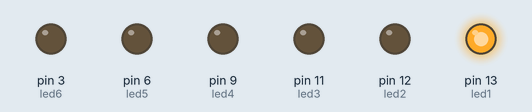
Simulated run of this sketch. Board: Arduino Uno, built with avr-gcc and run on an emulated ATmega328P. On the bench: output pins drawn as LEDs (lit = HIGH).

Above: at 0.3 s.
At 1.5 s:
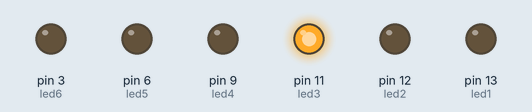
At 2.1 s:
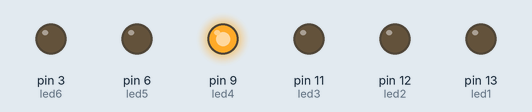
At 2.7 s:
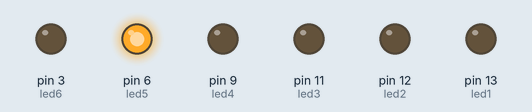
At 4.5 s:
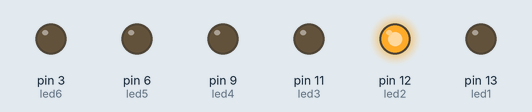
At 6.9 s:
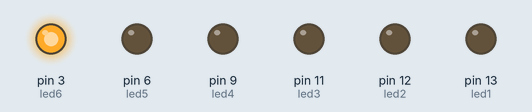
Timing chart, 0 to 8.3 s (numbered marks = the images above):
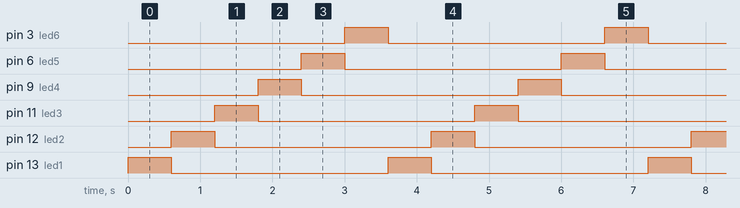

Measured:
- by itself, pin 3 (led6), pin 6 (led5), pin 9 (led4), pin 11 (led3), pin 12 (led2), pin 13 (led1): alternates HIGH for 0.60 s and LOW for 3.0 s
- by itself, everything shown: repeats every 3.6 s, in 7 steps

The sketch:

mighty_gaaris_esboo1.ino
```cpp
// Assign LED pins
// Declare variables for all 6 LEDs:
int led1 = 13;   // LED 1 on pin 2
int led2 = 12;   // LED 2 on pin 3
int led3 = 11;   // LED 3 on pin 4
int led4 = 9;   // LED 4 on pin 5
int led5 = 6;   // LED 5 on pin 6
int led6 = 3;   // LED 6 on pin 7

void setup()
{
    /*
        Set all LED pins as OUTPUT
    */
    pinMode(led1, OUTPUT);
    pinMode(led2, OUTPUT);
    pinMode(led3, OUTPUT);
    pinMode(led4, OUTPUT);
    pinMode(led5, OUTPUT);
    pinMode(led6, OUTPUT);

    /*
        Ensure all LEDs are OFF when starting the program
    */
    digitalWrite(led1, LOW);
    digitalWrite(led2, LOW);
    digitalWrite(led3, LOW);
    digitalWrite(led4, LOW);
    digitalWrite(led5, LOW);
    digitalWrite(led6, LOW);

}

void loop()
{
    // LED 1 ON
    digitalWrite(led1, HIGH);
    Serial.println("LED 1 ON");
    delay(600);
    digitalWrite(led1, LOW);

    // LED 2 ON
    digitalWrite(led2, HIGH);
    Serial.println("LED 2 ON");
    delay(600);
    digitalWrite(led2, LOW);

    // LED 3 ON
    digitalWrite(led3, HIGH);
    Serial.println("LED 3 ON");
    delay(600);
    digitalWrite(led3, LOW);

    // LED 4 ON
    digitalWrite(led4, HIGH);
    Serial.println("LED 4 ON");
    delay(600);
    digitalWrite(led4, LOW);

    // LED 5 ON
    digitalWrite(led5, HIGH);
    Serial.println("LED 5 ON");
    delay(600);
    digitalWrite(led5, LOW);

    // LED 6 ON
    digitalWrite(led6, HIGH);
    Serial.println("LED 6 ON");
    delay(600);
    digitalWrite(led6, LOW);
}
```
